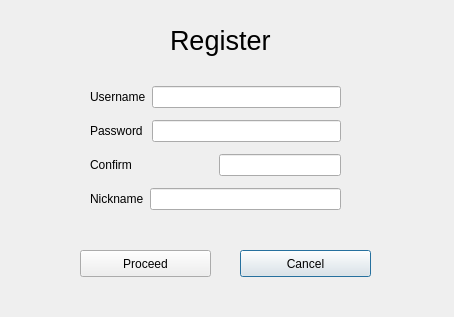
<?xml version="1.0" encoding="UTF-8"?>
<ui version="4.0">
 <class>registerWindow</class>
 <widget class="QDialog" name="registerWindow">
  <property name="geometry">
   <rect>
    <x>0</x>
    <y>0</y>
    <width>454</width>
    <height>317</height>
   </rect>
  </property>
  <property name="sizePolicy">
   <sizepolicy hsizetype="Fixed" vsizetype="Fixed">
    <horstretch>0</horstretch>
    <verstretch>0</verstretch>
   </sizepolicy>
  </property>
  <property name="windowTitle">
   <string>Dialog</string>
  </property>
  <widget class="QLabel" name="title">
   <property name="geometry">
    <rect>
     <x>170</x>
     <y>20</y>
     <width>121</width>
     <height>41</height>
    </rect>
   </property>
   <property name="font">
    <font>
     <pointsize>20</pointsize>
    </font>
   </property>
   <property name="text">
    <string>Register</string>
   </property>
  </widget>
  <widget class="QPushButton" name="cancelButton">
   <property name="geometry">
    <rect>
     <x>240</x>
     <y>250</y>
     <width>131</width>
     <height>27</height>
    </rect>
   </property>
   <property name="text">
    <string>Cancel</string>
   </property>
  </widget>
  <widget class="QPushButton" name="proceedButton">
   <property name="geometry">
    <rect>
     <x>80</x>
     <y>250</y>
     <width>131</width>
     <height>27</height>
    </rect>
   </property>
   <property name="text">
    <string>Proceed</string>
   </property>
  </widget>
  <widget class="QWidget" name="verticalLayoutWidget">
   <property name="geometry">
    <rect>
     <x>90</x>
     <y>80</y>
     <width>251</width>
     <height>136</height>
    </rect>
   </property>
   <layout class="QVBoxLayout" name="verticalLayout_2">
    <item>
     <layout class="QHBoxLayout" name="horizontalLayout">
      <item>
       <widget class="QLabel" name="usernameLabel">
        <property name="text">
         <string>Username</string>
        </property>
       </widget>
      </item>
      <item>
       <widget class="QLineEdit" name="usernameLine"/>
      </item>
     </layout>
    </item>
    <item>
     <layout class="QHBoxLayout" name="horizontalLayout_2">
      <item>
       <widget class="QLabel" name="passwordLabel">
        <property name="text">
         <string>Password </string>
        </property>
       </widget>
      </item>
      <item>
       <widget class="QLineEdit" name="passwordLine"/>
      </item>
     </layout>
    </item>
    <item>
     <layout class="QHBoxLayout" name="horizontalLayout_3">
      <item>
       <widget class="QLabel" name="ConfirmPasswordLabel">
        <property name="text">
         <string>Confirm</string>
        </property>
       </widget>
      </item>
      <item>
       <widget class="QLineEdit" name="confirmPasswordLine">
        <property name="sizePolicy">
         <sizepolicy hsizetype="Preferred" vsizetype="Fixed">
          <horstretch>0</horstretch>
          <verstretch>0</verstretch>
         </sizepolicy>
        </property>
       </widget>
      </item>
     </layout>
    </item>
    <item>
     <layout class="QHBoxLayout" name="horizontalLayout_4">
      <item>
       <widget class="QLabel" name="nicknameLabel">
        <property name="text">
         <string>Nickname</string>
        </property>
       </widget>
      </item>
      <item>
       <widget class="QLineEdit" name="nicknameLine"/>
      </item>
     </layout>
    </item>
   </layout>
  </widget>
 </widget>
 <resources/>
 <connections/>
</ui>
